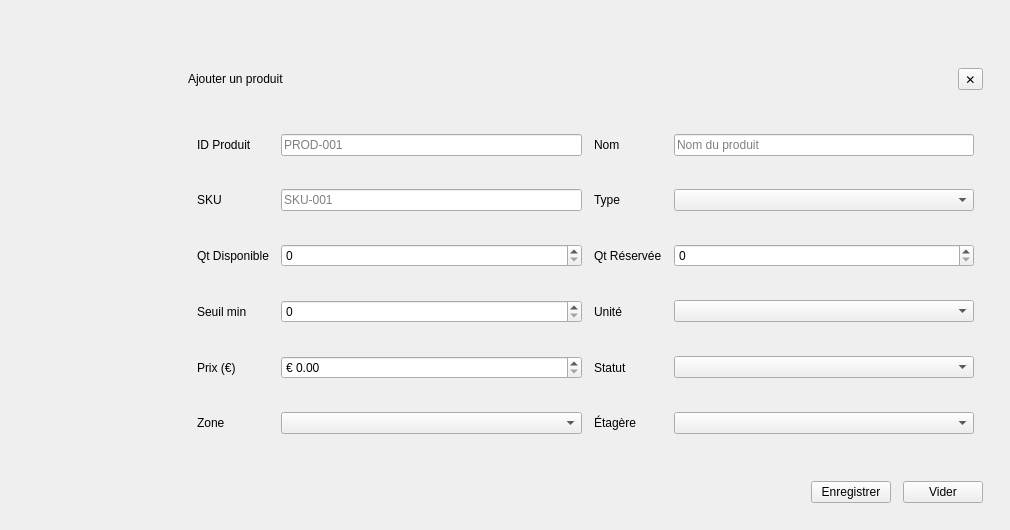
            <widget class="QWidget" name="ajouteri">
             <widget class="QFrame" name="PopupInventoryCard">
              <property name="geometry">
               <rect>
                <x>170</x>
                <y>50</y>
                <width>831</width>
                <height>471</height>
               </rect>
              </property>
              <property name="minimumSize">
               <size>
                <width>760</width>
                <height>0</height>
               </size>
              </property>
              <property name="frameShape">
               <enum>QFrame::Shape::NoFrame</enum>
              </property>
              <layout class="QVBoxLayout" name="popupInventoryLayout">
               <property name="spacing">
                <number>12</number>
               </property>
               <property name="leftMargin">
                <number>18</number>
               </property>
               <property name="topMargin">
                <number>18</number>
               </property>
               <property name="rightMargin">
                <number>18</number>
               </property>
               <property name="bottomMargin">
                <number>18</number>
               </property>
               <item>
                <layout class="QHBoxLayout" name="popupInventoryHeader">
                 <item>
                  <widget class="QLabel" name="PopupTitleInventory">
                   <property name="text">
                    <string>Ajouter un produit</string>
                   </property>
                  </widget>
                 </item>
                 <item>
                  <spacer name="popupInventoryHeaderSpacer">
                   <property name="orientation">
                    <enum>Qt::Orientation::Horizontal</enum>
                   </property>
                   <property name="sizeHint" stdset="0">
                    <size>
                     <width>40</width>
                     <height>20</height>
                    </size>
                   </property>
                  </spacer>
                 </item>
                 <item>
                  <widget class="QToolButton" name="BtnPopupCancelInventory">
                   <property name="toolTip">
                    <string>Fermer</string>
                   </property>
                   <property name="text">
                    <string>✕</string>
                   </property>
                  </widget>
                 </item>
                </layout>
               </item>
               <item>
                <widget class="QFrame" name="PopupInventoryForm">
                 <property name="frameShape">
                  <enum>QFrame::Shape::NoFrame</enum>
                 </property>
                 <layout class="QGridLayout" name="inventoryFormGrid">
                  <property name="horizontalSpacing">
                   <number>12</number>
                  </property>
                  <property name="verticalSpacing">
                   <number>10</number>
                  </property>
                  <item row="0" column="0">
                   <widget class="QLabel" name="LblIdProduct">
                    <property name="text">
                     <string>ID Produit</string>
                    </property>
                   </widget>
                  </item>
                  <item row="0" column="1">
                   <widget class="QLineEdit" name="IdProduct">
                    <property name="placeholderText">
                     <string>PROD-001</string>
                    </property>
                   </widget>
                  </item>
                  <item row="0" column="2">
                   <widget class="QLabel" name="LblName">
                    <property name="text">
                     <string>Nom</string>
                    </property>
                   </widget>
                  </item>
                  <item row="0" column="3">
                   <widget class="QLineEdit" name="Name">
                    <property name="placeholderText">
                     <string>Nom du produit</string>
                    </property>
                   </widget>
                  </item>
                  <item row="1" column="0">
                   <widget class="QLabel" name="LblSku">
                    <property name="text">
                     <string>SKU</string>
                    </property>
                   </widget>
                  </item>
                  <item row="1" column="1">
                   <widget class="QLineEdit" name="Sku">
                    <property name="placeholderText">
                     <string>SKU-001</string>
                    </property>
                   </widget>
                  </item>
                  <item row="1" column="2">
                   <widget class="QLabel" name="LblType_2">
                    <property name="text">
                     <string>Type</string>
                    </property>
                   </widget>
                  </item>
                  <item row="1" column="3">
                   <widget class="QComboBox" name="Type">
                    <property name="placeholderText">
                     <string>Sélectionner type</string>
                    </property>
                   </widget>
                  </item>
                  <item row="2" column="0">
                   <widget class="QLabel" name="LblQtAv">
                    <property name="text">
                     <string>Qt Disponible</string>
                    </property>
                   </widget>
                  </item>
                  <item row="2" column="1">
                   <widget class="QSpinBox" name="QtAv">
                    <property name="minimum">
                     <number>0</number>
                    </property>
                    <property name="maximum">
                     <number>10000</number>
                    </property>
                   </widget>
                  </item>
                  <item row="2" column="2">
                   <widget class="QLabel" name="LblQtRs">
                    <property name="text">
                     <string>Qt Réservée</string>
                    </property>
                   </widget>
                  </item>
                  <item row="2" column="3">
                   <widget class="QSpinBox" name="QtRs">
                    <property name="minimum">
                     <number>0</number>
                    </property>
                    <property name="maximum">
                     <number>10000</number>
                    </property>
                   </widget>
                  </item>
                  <item row="3" column="0">
                   <widget class="QLabel" name="LblThreshold">
                    <property name="text">
                     <string>Seuil min</string>
                    </property>
                   </widget>
                  </item>
                  <item row="3" column="1">
                   <widget class="QSpinBox" name="Threshold">
                    <property name="minimum">
                     <number>0</number>
                    </property>
                    <property name="maximum">
                     <number>10000</number>
                    </property>
                   </widget>
                  </item>
                  <item row="3" column="2">
                   <widget class="QLabel" name="LblUnit">
                    <property name="text">
                     <string>Unité</string>
                    </property>
                   </widget>
                  </item>
                  <item row="3" column="3">
                   <widget class="QComboBox" name="Unit">
                    <property name="placeholderText">
                     <string>Sélectionner unité</string>
                    </property>
                   </widget>
                  </item>
                  <item row="4" column="0">
                   <widget class="QLabel" name="LblPrice">
                    <property name="text">
                     <string>Prix (€)</string>
                    </property>
                   </widget>
                  </item>
                  <item row="4" column="1">
                   <widget class="QDoubleSpinBox" name="Price">
                    <property name="prefix">
                     <string>€ </string>
                    </property>
                    <property name="decimals">
                     <number>2</number>
                    </property>
                    <property name="minimum">
                     <double>0.000000000000000</double>
                    </property>
                    <property name="maximum">
                     <double>100000.000000000000000</double>
                    </property>
                   </widget>
                  </item>
                  <item row="4" column="2">
                   <widget class="QLabel" name="LblStatus">
                    <property name="text">
                     <string>Statut</string>
                    </property>
                   </widget>
                  </item>
                  <item row="4" column="3">
                   <widget class="QComboBox" name="Status">
                    <property name="placeholderText">
                     <string>Sélectionner statut</string>
                    </property>
                   </widget>
                  </item>
                  <item row="5" column="0">
                   <widget class="QLabel" name="LblZone">
                    <property name="text">
                     <string>Zone</string>
                    </property>
                   </widget>
                  </item>
                  <item row="5" column="1">
                   <widget class="QComboBox" name="Zone">
                    <property name="placeholderText">
                     <string>Sélectionner zone</string>
                    </property>
                   </widget>
                  </item>
                  <item row="5" column="2">
                   <widget class="QLabel" name="LblShelf">
                    <property name="text">
                     <string>Étagère</string>
                    </property>
                   </widget>
                  </item>
                  <item row="5" column="3">
                   <widget class="QComboBox" name="Shelf">
                    <property name="placeholderText">
                     <string>Sélectionner étagère</string>
                    </property>
                   </widget>
                  </item>
                 </layout>
                </widget>
               </item>
               <item>
                <layout class="QHBoxLayout" name="popupInventoryActions">
                 <item>
                  <spacer name="popupInventoryActionsLeft">
                   <property name="orientation">
                    <enum>Qt::Orientation::Horizontal</enum>
                   </property>
                   <property name="sizeHint" stdset="0">
                    <size>
                     <width>40</width>
                     <height>20</height>
                    </size>
                   </property>
                  </spacer>
                 </item>
                 <item>
                  <widget class="QPushButton" name="BtnPopupSaveInventory">
                   <property name="text">
                    <string>Enregistrer</string>
                   </property>
                   <property name="property" stdset="0">
                    <string>primary</string>
                   </property>
                  </widget>
                 </item>
                 <item>
                  <widget class="QPushButton" name="BtnPopupResetInventory">
                   <property name="text">
                    <string>Vider</string>
                   </property>
                   <property name="property" stdset="0">
                    <string>ghost</string>
                   </property>
                  </widget>
                 </item>
                </layout>
               </item>
              </layout>
             </widget>
            </widget>
